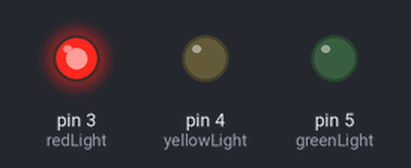
A sketch run on a simulated Arduino Uno, built with avr-gcc and run on an emulated ATmega328P. On the bench: output pins drawn as LEDs (lit = HIGH).

Above: at 2.5 s.
At 7.5 s:
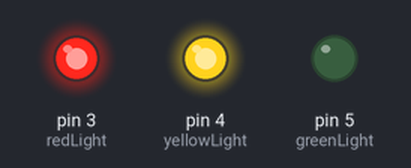
At 15.0 s:
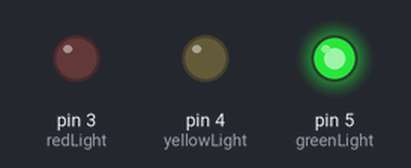
Timing chart, 0 to 26.0 s (numbered marks = the images above):
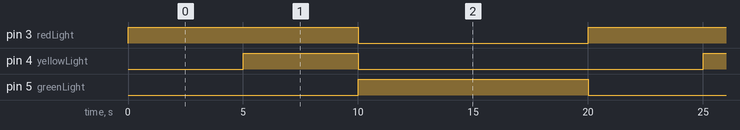

Measured:
- by itself, pin 3 (redLight), pin 5 (greenLight): alternates HIGH for 10.0 s and LOW for 10.0 s
- by itself, pin 4 (yellowLight): alternates HIGH for 5.0 s and LOW for 15.0 s
- by itself, everything shown: repeats every 20.0 s, in 3 steps

The sketch:

Traffic_Light_System.ino
```cpp
/* This project will introduce the students to creating of functions.
  RAOATECH ROBOTICS TRAINING.
 */


#define redLight 3   //redLight defined as 3
#define yellowLight 4   //yellowLight defined as 4
#define greenLight 5    //greenLight defined as 5
void setup() {
  // put your setup code here, to run once:
pinMode(redLight, OUTPUT);
pinMode(yellowLight, OUTPUT);
pinMode(greenLight, OUTPUT);
}

void stopLight(){
  digitalWrite(redLight, HIGH);
  digitalWrite(yellowLight, LOW);
  digitalWrite(greenLight, LOW);
  delay(5000);
}

void readyLight(){
  digitalWrite(redLight,HIGH);
  digitalWrite(yellowLight, HIGH);
  digitalWrite(greenLight, LOW);
  delay(5000);
}

void go(){
   digitalWrite(redLight,LOW);
  digitalWrite(yellowLight, LOW);
  digitalWrite(greenLight, HIGH);
  delay(10000);

}
void loop() {
  // put your main code here, to run repeatedly:
stopLight();
readyLight();
go();
}
```
